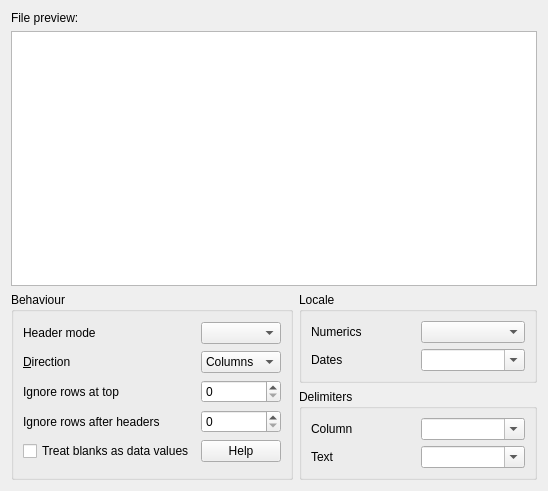
<?xml version="1.0" encoding="UTF-8"?>
<ui version="4.0">
 <class>csvtab</class>
 <widget class="QWidget" name="csvtab">
  <property name="geometry">
   <rect>
    <x>0</x>
    <y>0</y>
    <width>548</width>
    <height>491</height>
   </rect>
  </property>
  <layout class="QVBoxLayout" name="verticalLayout">
   <item>
    <widget class="QLabel" name="label_8">
     <property name="text">
      <string>File preview:</string>
     </property>
    </widget>
   </item>
   <item>
    <widget class="QTableWidget" name="previewtablecsv">
     <property name="editTriggers">
      <set>QAbstractItemView::NoEditTriggers</set>
     </property>
     <property name="tabKeyNavigation">
      <bool>false</bool>
     </property>
    </widget>
   </item>
   <item>
    <layout class="QGridLayout" name="gridLayout_2">
     <item row="0" column="0" rowspan="2">
      <widget class="QGroupBox" name="groupBox_3">
       <property name="title">
        <string>Behaviour</string>
       </property>
       <layout class="QGridLayout" name="gridLayout_3">
        <item row="0" column="0">
         <widget class="QLabel" name="label_3">
          <property name="text">
           <string>Header mode</string>
          </property>
         </widget>
        </item>
        <item row="0" column="1">
         <widget class="HistoryValueCombo" name="csvheadermodecombo">
          <property name="toolTip">
           <string>Use a single header in file to define datasets
or allow multiple headers</string>
          </property>
         </widget>
        </item>
        <item row="1" column="0">
         <widget class="QLabel" name="label_4">
          <property name="text">
           <string>&amp;Direction</string>
          </property>
          <property name="buddy">
           <cstring>csvdirectioncombo</cstring>
          </property>
         </widget>
        </item>
        <item row="1" column="1">
         <widget class="QComboBox" name="csvdirectioncombo">
          <property name="toolTip">
           <string>Are the data arranged in columns or rows?</string>
          </property>
          <item>
           <property name="text">
            <string>Columns</string>
           </property>
          </item>
          <item>
           <property name="text">
            <string>Rows</string>
           </property>
          </item>
         </widget>
        </item>
        <item row="2" column="0">
         <widget class="QLabel" name="label_2">
          <property name="text">
           <string>Ignore rows at top</string>
          </property>
         </widget>
        </item>
        <item row="2" column="1">
         <widget class="HistorySpinBox" name="csvignoretopspin">
          <property name="toolTip">
           <string>Ignore N row at the top of the file.
If data are arranged in rows, ignores columns instead.</string>
          </property>
         </widget>
        </item>
        <item row="3" column="0">
         <widget class="QLabel" name="label">
          <property name="text">
           <string>Ignore rows after headers</string>
          </property>
         </widget>
        </item>
        <item row="3" column="1">
         <widget class="HistorySpinBox" name="csvignorehdrspin">
          <property name="toolTip">
           <string>After reading a header, ignore N rows in that column.
If Direction is set to Rows, ignore N columns instead.</string>
          </property>
         </widget>
        </item>
        <item row="4" column="0">
         <widget class="HistoryCheck" name="csvblanksdatacheck">
          <property name="text">
           <string>Treat blanks as data values</string>
          </property>
         </widget>
        </item>
        <item row="4" column="1">
         <widget class="QPushButton" name="csvhelpbutton">
          <property name="toolTip">
           <string>Help on how CSV files should be formatted</string>
          </property>
          <property name="text">
           <string>Help</string>
          </property>
         </widget>
        </item>
       </layout>
      </widget>
     </item>
     <item row="0" column="1">
      <widget class="QGroupBox" name="groupBox_2">
       <property name="title">
        <string>Locale</string>
       </property>
       <layout class="QGridLayout" name="gridLayout_4">
        <item row="0" column="0">
         <widget class="QLabel" name="label_5">
          <property name="text">
           <string>Numerics</string>
          </property>
         </widget>
        </item>
        <item row="0" column="1">
         <widget class="HistoryValueCombo" name="csvnumfmtcombo">
          <property name="toolTip">
           <string>Numerical format of numbers in file:
 System - what this computer is set to use
 English - format 123,456.78
 European - format 123.456,78</string>
          </property>
         </widget>
        </item>
        <item row="1" column="0">
         <widget class="QLabel" name="label_6">
          <property name="text">
           <string>Dates</string>
          </property>
         </widget>
        </item>
        <item row="1" column="1">
         <widget class="HistoryCombo" name="csvdatefmtcombo">
          <property name="toolTip">
           <string>Format for dates and times in file.
This will be combination of
YYYY, YY, MM, M, DD, D, hh, h, mm, m, ss and s
separated by |</string>
          </property>
          <property name="editable">
           <bool>true</bool>
          </property>
         </widget>
        </item>
       </layout>
      </widget>
     </item>
     <item row="1" column="1">
      <widget class="QGroupBox" name="groupBox">
       <property name="title">
        <string>Delimiters</string>
       </property>
       <layout class="QGridLayout" name="gridLayout">
        <item row="0" column="0">
         <widget class="QLabel" name="label_7">
          <property name="text">
           <string>Column</string>
          </property>
         </widget>
        </item>
        <item row="0" column="1">
         <widget class="HistoryCombo" name="csvdelimitercombo">
          <property name="toolTip">
           <string>Delimiter between fields. This is usually a comma.</string>
          </property>
          <property name="editable">
           <bool>true</bool>
          </property>
         </widget>
        </item>
        <item row="1" column="0">
         <widget class="QLabel" name="label_9">
          <property name="text">
           <string>Text</string>
          </property>
         </widget>
        </item>
        <item row="1" column="1">
         <widget class="HistoryCombo" name="csvtextdelimitercombo">
          <property name="toolTip">
           <string>Character to delimit text, usually a quote (&quot;).</string>
          </property>
          <property name="editable">
           <bool>true</bool>
          </property>
         </widget>
        </item>
       </layout>
      </widget>
     </item>
    </layout>
   </item>
  </layout>
 </widget>
 <customwidgets>
  <customwidget>
   <class>HistoryCombo</class>
   <extends>QComboBox</extends>
   <header>historycombo.h</header>
  </customwidget>
  <customwidget>
   <class>HistorySpinBox</class>
   <extends>QSpinBox</extends>
   <header>historyspinbox.h</header>
  </customwidget>
  <customwidget>
   <class>HistoryCheck</class>
   <extends>QCheckBox</extends>
   <header>historycheck.h</header>
  </customwidget>
  <customwidget>
   <class>HistoryValueCombo</class>
   <extends>QComboBox</extends>
   <header>historyvaluecombo.h</header>
  </customwidget>
 </customwidgets>
 <resources/>
 <connections/>
</ui>
